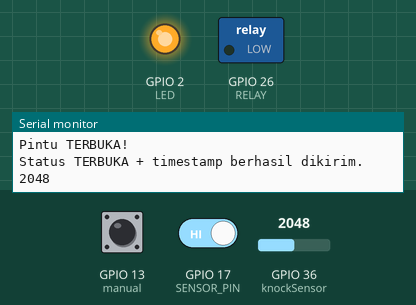
This sketch was run on a simulated ESP32. Parts: switched loads named in the sketch (green lamp = pin HIGH), output pins drawn as LEDs (lit = HIGH), the last lines printed to the serial monitor. Inputs (shaded band) come from the test bench; at power-on: GPIO 36 (knockSensor) = 2048, GPIO 13 (manual) HIGH, GPIO 17 (SENSOR_PIN) HIGH. WiFi joins after 1.5 s; servers stay silent unless stated.

Above: at 2.7 s.
2.8 s: GPIO 36 (knockSensor) set to 110
9.5 s: GPIO 36 (knockSensor) set to 93
At 10.3 s:
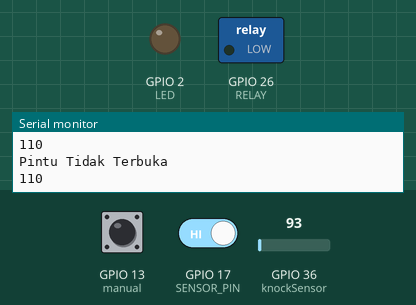
11.0 s: GPIO 13 (manual) pulled LOW for 3.2 s
At 12.5 s:
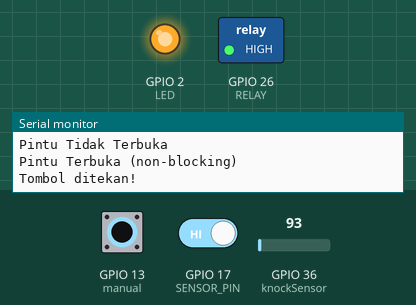
Timing chart, 0 to 18.6 s (numbered marks = the images above; inputs shaded):
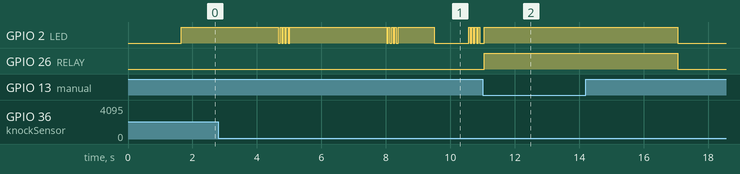

Measured:
- the behaviour switches between 100 and 99 on GPIO 36 (knockSensor) (found by bisection; images 0 and 1)
- after the input at 9.5 s, GPIO 2 (LED): HIGH → LOW at once, then repeats every 0.10 s: HIGH 0.05 s, LOW 0.05 s
- after the input at 11.0 s, GPIO 2 (LED), GPIO 26 (RELAY): LOW → HIGH after 0.05 s, → LOW 6.0 s later

The sketch:

micreja_baru.ino
```cpp
#include <WiFi.h>
#include <Firebase_ESP_Client.h>
#include "addons/TokenHelper.h"
#include "addons/RTDBHelper.h"

// ✅ Inisialisasi kredensial Firebase dan WiFi
#define API_KEY "AIzaSyAkkO4xMqMBmZU4zryYjlmEjx8Nnurb9aw"
#define USER_EMAIL "admin@gmail.com"
#define USER_PASSWORD "123456"
#define DATABASE_URL "https://skripsi-reza-fe867-default-rtdb.firebaseio.com"
#define DOOR_STATUS_PATH "/pintu/kondisi" // Path di Firebase untuk status pintu

const char* ssid = "Reza";         // Nama WiFi (SSID)
const char* password = "12345678"; // Password WiFi

// ✅ Definisi pin dan variabel kontrol hardware
#define LED 2                     // Pin LED indikator
#define manual 13                 // Pin push button manual
#define SENSOR_PIN 17             // Pin sensor magnetik MC-38
#define RELAY 26                  // Pin relay untuk solenoid lock
#define knockSensor 36            // Pin input sensor piezoelectric

bool isDoorUnlocked = false;      // Status apakah pintu sedang terbuka
unsigned long unlockStartTime = 0; // Waktu mulai pintu terbuka
unsigned long unlockDuration = 5000; // Lama pintu terbuka (default 5 detik)

// ✅ Parameter deteksi knock code
int threshold = 100;               // Batas minimal untuk mendeteksi ketukan
const int rejectValue = 25;        // Batas toleransi kesalahan
const int averageRejectValue = 15; // Rata-rata toleransi
const int knockFadeTime = 150;     // Delay antara ketukan
const int lockOperateTime = 3000;  // Waktu operasi kunci pintu (3 detik)
const int maximumKnocks = 20;      // Maksimum jumlah ketukan dalam satu pola
const int knockComplete = 1200;    // Waktu maksimal selesainya pola ketukan

// ✅ Variabel untuk pengecekan koneksi dan Firebase secara periodik
unsigned long lastCheck = 0;
const unsigned long interval = 5000; // Interval pengecekan Firebase (5 detik)
unsigned long lastCheckTime = 0; // Waktu terakhir pengecekan koneksi
const unsigned long checkInterval = 30000; // Interval pengecekan koneksi (30 detik)
unsigned long lastWiFiCheck = 0; // Waktu terakhir pengecekan WiFi
const unsigned long wifiCheckInterval = 10000; // Interval pengecekan WiFi (10 detik)

FirebaseData fbdo;
FirebaseAuth auth;
FirebaseConfig config;
String uid;
int lastState = -1; // Menyimpan status terakhir pintu (terbuka/tertutup)

// ✅ Array untuk menyimpan pola knock code rahasia dan pembacaan knock
byte secretCode[maximumKnocks] = {50, 100, 50, 0, 0, 0, 0, 0, 0, 0, 0, 0, 0, 0, 0, 0, 0, 0, 0, 0}; // Pola default
int knockReadings[maximumKnocks];    // Menyimpan hasil pembacaan ketukan
int knockSensorValue = 0;            // Nilai analog pembacaan sensor piezo
boolean programModeActive = false;   // Mode pemrograman knock code

// ✅ Fungsi koneksi WiFi
void connectWiFi() {
  WiFi.mode(WIFI_STA);
  WiFi.begin(ssid, password);
  Serial.print("Connecting WLAN ");
  while (WiFi.status() != WL_CONNECTED) {
    Serial.print(".");
    delay(500);
  }
  Serial.println(". Done, device connected.");
}

// ✅ Fungsi untuk menjaga koneksi WiFi tetap terhubung
void maintainWiFiConnection() {
  if (WiFi.status() != WL_CONNECTED) {
    Serial.println("WiFi terputus, mencoba reconnect...");
    WiFi.disconnect(true);
    WiFi.begin(ssid, password);
    unsigned long startAttemptTime = millis();

    while (WiFi.status() != WL_CONNECTED && millis() - startAttemptTime < 5000) {
      delay(500);
      Serial.print(".");
    }

    if (WiFi.status() == WL_CONNECTED) {
      Serial.println("\nWiFi tersambung kembali.");
    } else {
      Serial.println("\nGagal reconnect WiFi.");
    }
  }
}

// ✅ Fungsi koneksi Firebase
void connectFirebase() {
  config.api_key = API_KEY;
  auth.user.email = USER_EMAIL;
  auth.user.password = USER_PASSWORD;
  Firebase.reconnectWiFi(true);
  fbdo.setResponseSize(4096);
  config.database_url = DATABASE_URL;
  config.token_status_callback = tokenStatusCallback;
  config.max_token_generation_retry = 5;
  Firebase.begin(&config, &auth);

  // Mendapatkan UID user setelah login berhasil
  Serial.println("Mendapatkan User UID...");
  while (auth.token.uid == "") {
    Serial.print('.');
    delay(1000);
  }
  uid = auth.token.uid.c_str();
  Serial.println("\nUser UID: " + uid);
}

// ✅ Fungsi untuk membuka pintu dengan durasi tertentu
void doorUnlock(unsigned long duration) {
  digitalWrite(LED, HIGH);
  digitalWrite(RELAY, HIGH); // Aktifkan relay (solenoid lock terbuka)
  isDoorUnlocked = true;
  unlockStartTime = millis();
  unlockDuration = duration;
  Serial.println("Pintu Terbuka (non-blocking)");
}

void setup() {
  Serial.begin(115200);
  Serial.setTimeout(100);

  pinMode(LED, OUTPUT);
  pinMode(RELAY, OUTPUT);
  pinMode(manual, INPUT_PULLUP);
  pinMode(SENSOR_PIN, INPUT_PULLUP);
  digitalWrite(RELAY, LOW); // Relay OFF saat awal (aktif HIGH)

  connectWiFi();       // Sambungkan WiFi
  digitalWrite(LED, LOW);
  connectFirebase();   // Sambungkan Firebase
}

// ✅ Fungsi membaca knock code dari sensor piezoelectric
void listenToSecretKnock(){
  // Reset pembacaan sebelumnya
  for (int i=0; i < maximumKnocks; i++){
    knockReadings[i] = 0;
  }

  int currentKnockNumber = 0; // Jumlah ketukan yang terdeteksi
  int startTime = millis();   // Waktu awal ketukan pertama
  int now = millis();

  do {
    knockSensorValue = analogRead(knockSensor);
    if (knockSensorValue >= threshold){
      now = millis();
      knockReadings[currentKnockNumber] = now - startTime;
      currentKnockNumber ++; // Tambah jumlah ketukan
      startTime = now;

      // LED indikator aktif saat ketukan
      digitalWrite(LED, programModeActive ? LOW : HIGH);
      knockDelay();
      digitalWrite(LED, programModeActive ? HIGH : LOW);
    }
    now = millis();
  } while ((now-startTime < knockComplete) && (currentKnockNumber < maximumKnocks));

  // Validasi knock code jika bukan program mode
  if (!programModeActive){
    if (validateKnock()){
      String kunciPintu = getKunciFirebase("/pintu/kondisi/kunci");
      if (kunciPintu == "TIDAK" && !isDoorUnlocked){
        doorUnlock(lockOperateTime);
      } else {
        Serial.println("Kunci Di Kunci Oleh Aplikasi");
      }
    } else {
      Serial.println("Pintu Tidak Terbuka");
      // Blink LED 4x saat gagal
      for (int i=0; i < 4; i++){
        digitalWrite(LED, HIGH);
        delay(50);
        digitalWrite(LED, LOW);
        delay(50);
      }
    }
  } else {
    validateKnock(); // Program mode: update secret code
  }
}

// ✅ Fungsi validasi knock code dibanding secret code
boolean validateKnock(){
  int currentKnockCount = 0;
  int secretKnockCount = 0;
  int maxKnockInterval = 0;

  // Hitung ketukan dan durasi maksimum
  for (int i=0; i<maximumKnocks; i++){
    if (knockReadings[i] > 0) currentKnockCount++;
    if (secretCode[i] > 0) secretKnockCount++;
    if (knockReadings[i] > maxKnockInterval) maxKnockInterval = knockReadings[i];
  }

  if (programModeActive){
    // Jika program mode aktif, update secret code
    for (int i=0; i < maximumKnocks; i++){
      secretCode[i] = map(knockReadings[i], 0, maxKnockInterval, 0, 100);
    }
    programModeActive = false;
    playbackKnock(maxKnockInterval);
    return false;
  }

  if (currentKnockCount != secretKnockCount){
    return false;
  }

  // Hitung perbedaan waktu setiap ketukan
  int totaltimeDifferences = 0;
  for (int i=0; i < maximumKnocks; i++){
    knockReadings[i] = map(knockReadings[i], 0, maxKnockInterval, 0, 100);
    int timeDiff = abs(knockReadings[i] - secretCode[i]);
    if (timeDiff > rejectValue){
      return false;
    }
    totaltimeDifferences += timeDiff;
  }

  if (totaltimeDifferences / secretKnockCount > averageRejectValue){
    return false;
  }

  return true; // Knock code valid
}

// ✅ Fungsi memutar ulang pola ketukan via LED
void playbackKnock(int maxKnockInterval){
  digitalWrite(LED, LOW);
  delay(1000);
  digitalWrite(LED, HIGH);
  for (int i = 0; i < maximumKnocks ; i++){
    digitalWrite(LED, LOW);
    if (secretCode[i] > 0){
      delay(map(secretCode[i], 0, 100, 0, maxKnockInterval));
      digitalWrite(LED, HIGH);
    }
  }
  digitalWrite(LED, LOW);
}

// ✅ Delay di antara ketukan
void knockDelay(){
  int itterations = (knockFadeTime / 20);
  for (int i=0; i < itterations; i++){
    delay(10);
    analogRead(knockSensor);
    delay(10);
  }
}

// ✅ Fungsi mengirim status pintu ke Firebase
void sendDoorStatusToFirebase() {
  FirebaseJson jsonData;

  if (lastState == HIGH) {
    // Jika pintu TERBUKA
    jsonData.set("status", "TERBUKA");
    jsonData.set("timestamp/.sv", "timestamp");
    if (Firebase.RTDB.updateNode(&fbdo, DOOR_STATUS_PATH, &jsonData)) {
      Serial.println("Status TERBUKA + timestamp berhasil dikirim.");
    } else {
      Serial.println("Gagal kirim TERBUKA: " + fbdo.errorReason());
    }
  } else {
    // Jika pintu TERTUTUP
    jsonData.set("status", "TERTUTUP");
    if (Firebase.RTDB.updateNode(&fbdo, DOOR_STATUS_PATH, &jsonData)) {
      Serial.println("Status TERTUTUP berhasil dikirim tanpa menghapus timestamp.");
    } else {
      Serial.println("Gagal kirim TERTUTUP: " + fbdo.errorReason());
    }
  }
}

// ✅ Fungsi mengambil data kunci pintu dari Firebase
String getKunciFirebase(String path) {
  Serial.print("Mengambil kunci dari Firebase, Path: ");
  Serial.println(path);

  if (Firebase.RTDB.getString(&fbdo, path)) {
    String kunci = fbdo.stringData();
    Serial.print("Kunci berhasil diambil: ");
    Serial.println(kunci);
    return kunci;
  } else {
    Serial.println("Gagal mengambil kunci!");
    Serial.println(fbdo.errorReason());
    return "";  // Kembalikan string kosong jika gagal
  }
}

// ✅ Fungsi utama loop program
void loop() {
  unsigned long currentMillis = millis();  // Waktu saat ini

  // 🔷 1. Cek dan perbaiki koneksi WiFi jika putus
  if (millis() - lastWiFiCheck > wifiCheckInterval) {
    lastWiFiCheck = millis();
    maintainWiFiConnection();
  }

  // 🔷 2. Cek push button manual dengan debounce
  static int lastButtonState = HIGH;
  static int currentButtonReading;
  static unsigned long lastDebounceTime = 0;
  const unsigned long debounceDelay = 50;

  currentButtonReading = digitalRead(manual);
  if (currentButtonReading != lastButtonState) {
    lastDebounceTime = millis();
  }
  if ((millis() - lastDebounceTime) > debounceDelay) {
    if (currentButtonReading == LOW && !isDoorUnlocked) {
      doorUnlock(3000);
      Serial.println("Tombol ditekan!");
    }
  }
  lastButtonState = currentButtonReading;

  // 🔷 3. Otomatis kunci kembali jika durasi habis
  if (isDoorUnlocked && millis() - unlockStartTime >= unlockDuration) {
    digitalWrite(RELAY, LOW); // Matikan relay
    digitalWrite(LED, LOW);
    isDoorUnlocked = false;
    Serial.println("Pintu otomatis terkunci kembali.");
  }

  // 🔷 4. Cek status pintu dari sensor magnetic MC-38
  int sensorState = digitalRead(SENSOR_PIN);
  if (sensorState != lastState) {
    lastState = sensorState;
    Serial.println(sensorState == HIGH ? "Pintu TERBUKA!" : "Pintu TERTUTUP.");
    sendDoorStatusToFirebase();
  }

  // 🔷 5. Cek ketukan dari sensor piezoelectric
  knockSensorValue = analogRead(knockSensor);
  if (knockSensorValue >= threshold) {
    Serial.println(knockSensorValue);
    digitalWrite(LED, programModeActive ? LOW : HIGH);
    knockDelay();
    digitalWrite(LED, programModeActive ? HIGH : LOW);
    listenToSecretKnock();
  }
}
```
